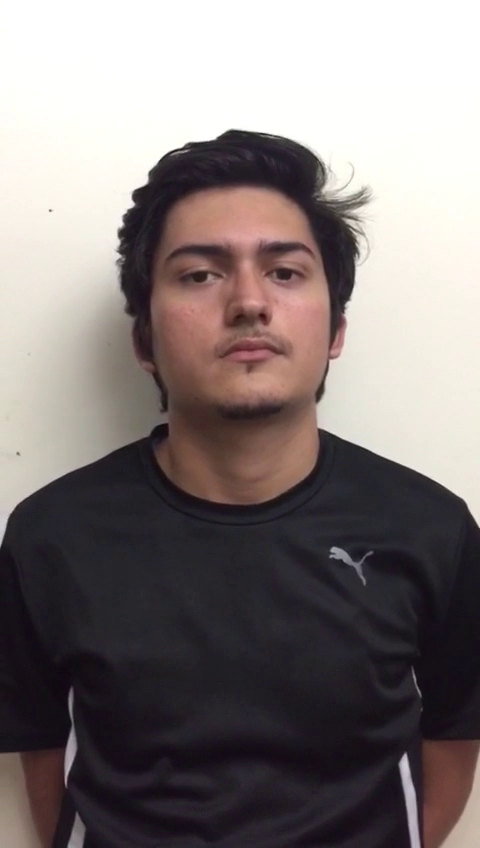
#> input picture frame 37 of resources/video.mp4, 480 x 848 px
$ python main.py
#> lines starting #> are read from the running program, lines starting #| are printed output that depends on the picture; after the words box and inside, x2 and y2 are one past the last pixel; in counts of white or black regions, pixels touching at a corner belong together
import cv2
import numpy as np
from PIL import Image, ImageFilter
aux = []
lst = []
face_cascade = cv2 . CascadeClassifier ('data/haarcascade_frontalface_default.xml')
eye_cascade = cv2 . CascadeClassifier ('data/haarcascade_eye.xml')
mouth_cascade = cv2.CascadeClassifier('data/mouth.xml')

print("0: Ninguno, 1: Gaussiano, 2: Sal y Pimienta" )
opcion = input("Seleccione el tipo de ruido: ")
#> the answer given: 1

capture = cv2.VideoCapture("resources/video.mp4")
width = capture.get(3)
height = capture.get(4)
cv2.namedWindow("Video:", cv2.WINDOW_AUTOSIZE)

while(True):

    ret, frame = capture.read()
#> frame is the input picture: shape (848, 480, 3); mean B, G, R 121.7, 122.1, 130.9

    if(frame is not None):
        frame = cv2.resize(frame,(0,0),fx=0.70,fy=0.70)
#> frame: shape (594, 336, 3)

        # Ruido Gauss
        if opcion == "1":
            row, col, ch = frame.shape
#> row = 594; col = 336; ch = 3
            mean = 0
            sigma = 0.9
            gauss = np.random.normal(mean, sigma, (row, col, ch))
            gauss = gauss.reshape(row, col, ch)
            gauss = np.uint8(gauss)
            frame = cv2.add(frame, gauss)
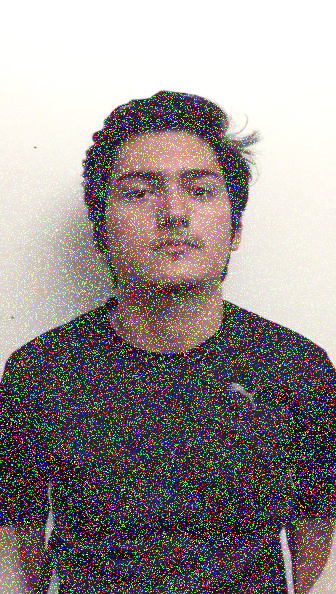
#> frame: shape (594, 336, 3); mean B, G, R 139.2, 139.8, 147.5
            cv2.imshow("Ruido Gauss:", frame)

        # Ruido Sal y Pimienta
        if opcion == "2":
            row, col, ch = frame.shape

            s_vs_p = 0.5
            amount = 0.08
            noisy = np.copy(frame)
            # Sal
            num_salt = np.ceil(amount * frame.size * s_vs_p)
            coords = [np.random.randint(0, i - 1, int(num_salt))
                      for i in frame.shape]
            noisy[tuple(coords)] = 255

            # Pimienta
            num_pepper = np.ceil(amount * frame.size * (1. - s_vs_p))
            coords = [np.random.randint(0, i - 1, int(num_pepper))
                      for i in frame.shape]
            noisy[tuple(coords)] = 0
            frame = noisy

            cv2.imshow("Ruido Sal y Pimienta:", frame)

        # Filtro Mediano
        if opcion != "0":
            frame = cv2.cvtColor(frame, cv2.COLOR_BGR2RGB)
            frame = Image.fromarray(frame)

            frame = frame.filter(ImageFilter.MedianFilter(5))
#> frame: PIL image 336x594 RGB
            frame = np.array(frame)
            # Convert RGB to BGR
            frame = frame[:, :, ::-1].copy()
#> frame: shape (594, 336, 3)


        frame = cv2.subtract(frame,10)
        gray = cv2.cvtColor(frame, cv2.COLOR_BGR2GRAY)
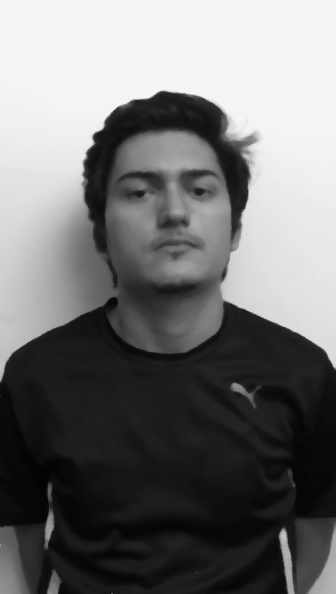
#> gray: shape (594, 336); min 3, max 245, mean 115.6


        faces = face_cascade.detectMultiScale(gray,1.3,5)
#> faces = [[94, 127, 157, 157]]

        for (x, y, w, h) in faces:
            frame = cv2.rectangle(frame, (x, y), (x + w, y + h), (255, 0, 0),0)
            roi_gray = gray[y:y + h, x:x + w]  # se crea un roi_cara en escala de grises
            roi_color = frame[y:y + h, x:x + w]
            fx, fy = roi_gray.shape[:2]
            eyes = eye_cascade.detectMultiScale(roi_gray, 1.3,5)  # se encarga de detectar los ojos dentro del roi_cara, devuelve una lista de rectangulos

            for (ex, ey, ew, eh) in eyes:  # recorremos cada rectangulo
                if(ey < (fy / 2)):  # valida de tal forma que solo muestra aquellos rectangulos que estan por arriba de la mitad de la cara (ojos)

                    cv2.rectangle(roi_color, (ex, ey), (ex + ew, ey + eh), (0, 255, 255), -1) #dibujamos el rectangulo en las ubicaciones correspondientes
                                                    #

            lst.clear()
            aux.clear()
            mouth = mouth_cascade.detectMultiScale(roi_gray, 1.3,5)
            for(mx, my, mw, mh) in mouth:
                lst.append([mx, my, mx + mw, my + mh])  # se crea una lista con coordenadas de los vertices de rectangulos
                aux.append(my + mh)  # se crea una lista con todas las alturas de los rectangulos
                max_h = np.max(aux)  # con la ayuda de numpy se determina cual es el rectangulo mas cercano al borde inferior

    # valida de tal forma que solo muestra aquellos rectangulos que estan por debajo de la mitad de la cara (boca) y  esten mas cercanos al borde inferior del roi_cara
            for i in lst:
                if(i[3] == max_h and i[1] >= (fy / 2)):
                    cv2.rectangle(roi_color, (i[0], i[1]+3), (i[2], i[3]-15), (0, 0, 255), -1)
#> this loop made 1 pass
#> (x, y, w, h, fx, fy, eyes, mouth) on pass 1: (94, 127, 157, 157, 157, 157, [[83, 43, 38, 38], [25, 48, 36, 36]], [[77, 40, 61, 37], [48, 104, 67, 40]])
#> pass 1, `frame = cv2.rectangle(frame, (x, y), (x + w, y + h), (255, 0, 0),0)`:
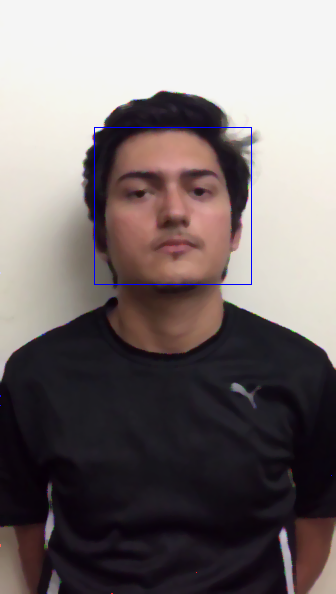
#> frame: shape (594, 336, 3); mean B, G, R 113, 112.6, 121.4
#> pass 1, `roi_gray = gray[y:y + h, x:x + w]`:
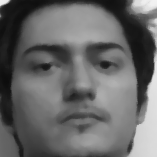
#> roi_gray: shape (157, 157); min 12, max 242, mean 103.2
#> pass 1, `roi_color = frame[y:y + h, x:x + w]`:
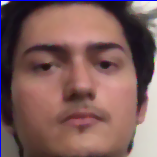
#> roi_color: shape (157, 157, 3); mean B, G, R 90.5, 93.2, 126.3
#> after the loop:
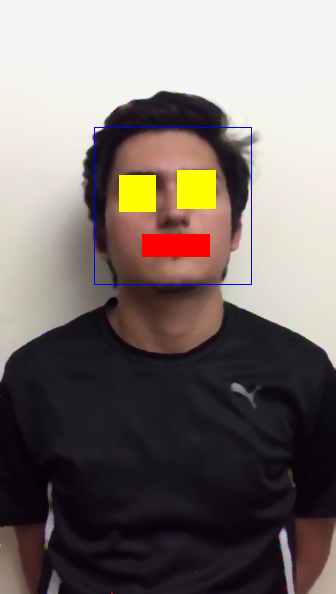
#> frame: shape (594, 336, 3); 2.23% of pixels changed, all inside (x1, y1, x2, y2) = (119, 170, 216, 257)
#> after the loop:
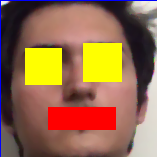
#> roi_color: shape (157, 157, 3); 18.07% of pixels changed, all inside (x1, y1, x2, y2) = (25, 43, 122, 130)
#> after the loop, aux = [77, 144]; lst = [[77, 40, 138, 77], [48, 104, 115, 144]]


        cv2.imshow("Video:",frame)
        key = cv2.waitKey(10)
#> (key Esc is pressed here)
        if (key == 27):
            break

    else:
        break

cv2.imshow("cara oculta",roi_color)
cv2.waitKey(0)
cv2.destroyAllWindows()
capture.release()

$ run again, starting later in the video
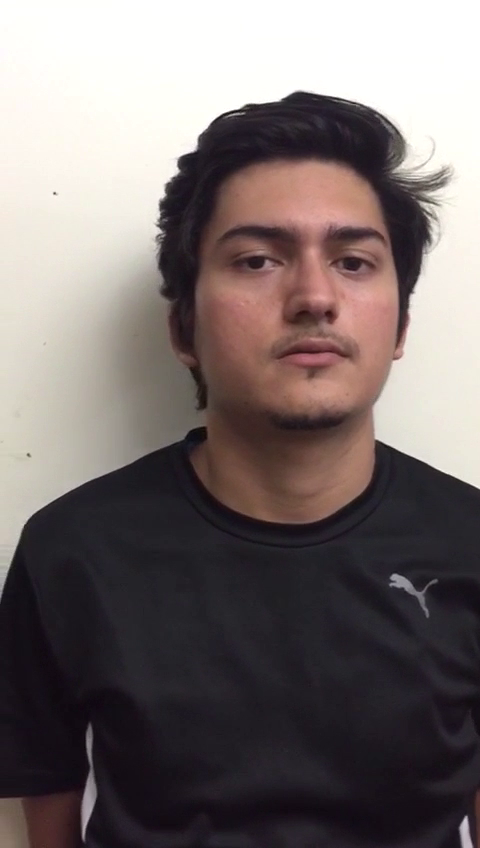
#> input picture frame 167 of resources/video.mp4, 480 x 848 px
#> frame is the input picture: shape (848, 480, 3); mean B, G, R 110.1, 110.9, 120.7
#> faces = [[135, 115, 167, 167]]
#> the loop `for (x, y, w, h) in faces:` made 1 pass
#> (x, y, w, h, fx, fy, eyes, mouth) on pass 1: (135, 115, 167, 167, 167, 167, [[23, 49, 38, 38], [94, 50, 38, 38], [71, 132, 23, 23]], [[81, 43, 65, 39], [50, 117, 67, 41]])
#> after the loop `for (x, y, w, h) in faces:`:
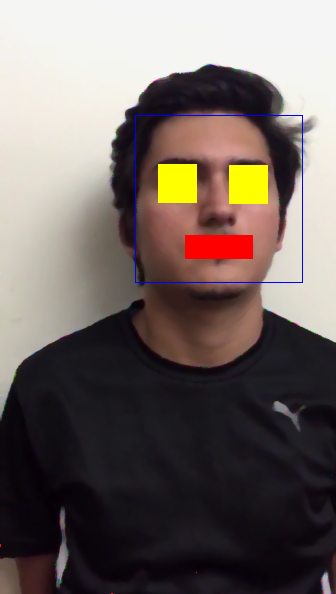
#> frame: shape (594, 336, 3); mean B, G, R 99.7, 103.4, 114.3
#> after the loop `for (x, y, w, h) in faces:`:
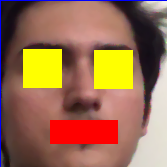
#> roi_color: shape (167, 167, 3); mean B, G, R 79.9, 110.7, 154.7
#> after the loop `for (x, y, w, h) in faces:`: aux = [82, 158]; lst = [[81, 43, 146, 82], [50, 117, 117, 158]]

$ run again, starting later in the video
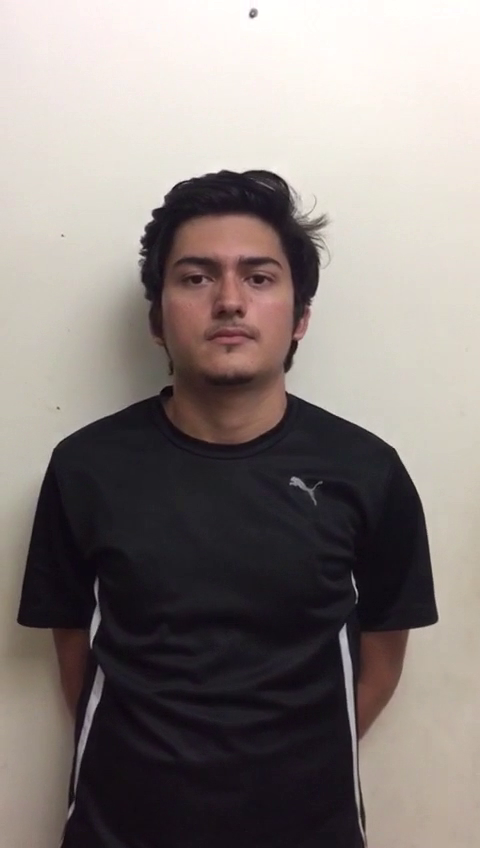
#> input picture frame 298 of resources/video.mp4, 480 x 848 px
#> frame is the input picture: shape (848, 480, 3); mean B, G, R 125.3, 128.4, 136.7
#> faces = [[105, 150, 111, 111]]
#> the loop `for (x, y, w, h) in faces:` made 1 pass
#> (x, y, w, h, fx, fy, eyes, mouth) on pass 1: (105, 150, 111, 111, 111, 111, [[63, 31, 26, 26], [16, 33, 26, 26]], [[27, 71, 60, 36]])
#> after the loop `for (x, y, w, h) in faces:`:
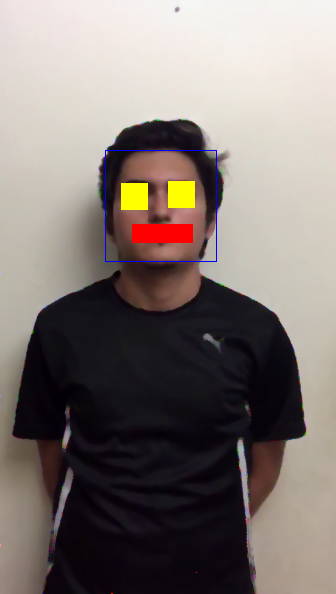
#> frame: shape (594, 336, 3); mean B, G, R 115.6, 120, 129.2
#> after the loop `for (x, y, w, h) in faces:`:
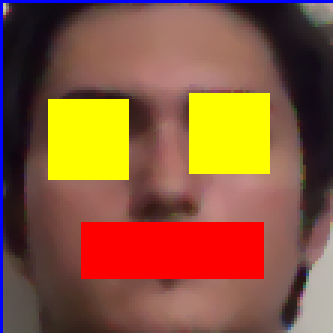
#> roi_color: shape (111, 111, 3) (shown 3 times larger); mean B, G, R 60.1, 89.6, 138.1
#> after the loop `for (x, y, w, h) in faces:`: aux = [107]; lst = [[27, 71, 87, 107]]
